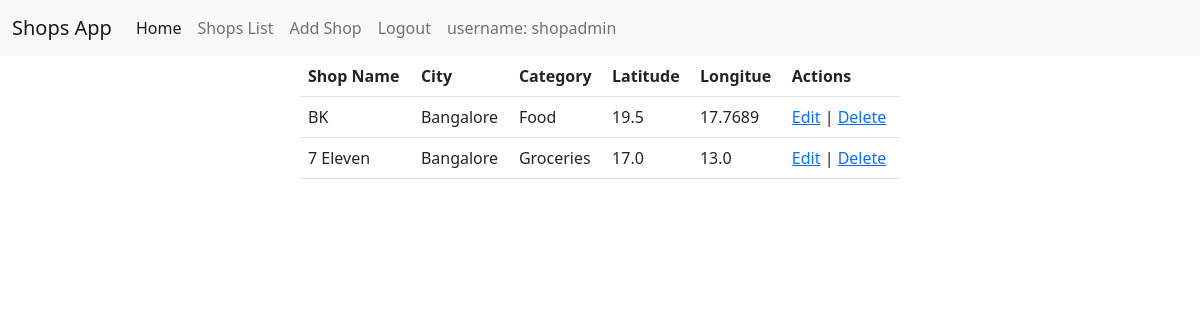
The page /shops (signed in) on the database its author committed.
### shops_app/models.py (models this page shows, shortened)
class Shop(models.Model):
    category_choices = (
        ('Clothing', 'Clothing'),
        ('Groceries', 'Groceries'),
        ('Food', 'Food'),
        ('Others', 'Others')
    )
    city_choices = (
        ("Bangalore", "Bangalore"),
    )
    shop_name = models.CharField(max_length=32, help_text='Name of your shop (less than 32 characters)')
    category = models.CharField(choices=category_choices, max_length=32, help_text='Choose one of the following categories')
    city = models.CharField(choices=city_choices, max_length=128, help_text="Choose the location of your shop")
    latitude = models.FloatField(help_text='Latitude in decimal degrees', validators=[
            MaxValueValidator(90),
            MinValueValidator(-90)
        ])
    longitude = models.FloatField(help_text='Longitude in decimal degrees', validators=[
            MaxValueValidator(180),
            MinValueValidator(-180)
        ])
    created_at = models.DateTimeField(auto_now_add=True)
    updated_at = models.DateTimeField(auto_now=True)

### shops_app/views.py (the view)
# urls.py: path('shops', views.shops_list, name='shops_list'),
def shops_list(request):
    shops = Shop.objects.all()
    return render(request, 'shops_list.html', context={'shops': shops, 'title': "Shops List"})

### shops_app/templates/shops_list.html
{% extends 'base.html' %}
{% block content %}
<!DOCTYPE html>
<html lang="en">
<head>
</head>
<body>
    <table class="table table-hover w-50 mx-auto">
        <thead>
            <tr>
                <th scope="col">Shop Name</th>
                <th scope="col">City</th>
                <th scope="col">Category</th>
                <th scope="col">Latitude</th>
                <th scope="col">Longitue</th>
                <th scope="col">Actions</th>
            </tr>
        </thead>
        <tbody>
            {% if shops %}
            {% for shop in shops %}
            <tr>
                <td>{{shop.shop_name}}</td>
                <td>{{shop.city}}</td>
                <td>{{shop.category}}</td>
                <td>{{shop.latitude}}</td>
                <td>{{shop.longitude}}</td>
                <td><a href="/edit_shop/{{shop.id}}">Edit</a> | <a href="/delete_shop/{{shop.id}}">Delete</a></td>
            </tr>
            {% endfor %}
            {% endif %}
        </tbody>
    </table>
</body>
</html>
{% endblock content %}

### shops_app/templates/base.html (shortened to what this page needs)
<!DOCTYPE html>
<html lang="en">
<head>
    <link href="https://cdn.jsdelivr.net/npm/bootstrap@5.2.3/dist/css/bootstrap.min.css" rel="stylesheet">
</head>
<body>
    <nav class="navbar navbar-expand-lg navbar-light bg-light">
        <div class="container-fluid">
            <a class="navbar-brand" href="/">Shops App</a>
            <div class="collapse navbar-collapse" id="navbarNav">
                <ul class="navbar-nav d-flex">
                    <li class="nav-item">
                        <a class="nav-link active" aria-current="page" href="/">Home</a>
                    </li>
                    <li class="nav-item">
                        <a class="nav-link" href="/shops">Shops List</a>
                    </li>
                    <li class="nav-item">
                        <a class="nav-link" href="/edit_shop">Add Shop</a>
                    </li>
                    <li class="nav-item">
                        {% if user.is_authenticated %}
                        <a class="nav-link" href="/logout">Logout</a>
                        {% else %}
                        <a class="nav-link" href="/login">Login</a>
                        {% endif %}
                    </li>
                    {% if user.is_authenticated %}
                    <li class="nav-item">
                        <a class="nav-link">username: {{user.username}}</a>
                    </li>
                    {% endif %}
                </ul>
            </div>
        </div>
    </nav>
   {% block content %}
   {% endblock content %}
</body>
</html>

### rows shown on the page
Shop: shop_name "BK", city "Bangalore", category "Food", latitude "19.5", longitude "17.7689"
Shop: shop_name "7 Eleven", city "Bangalore", category "Groceries", latitude "17.0", longitude "13.0"

### other values the page prints
{{ user.username }} "shopadmin"
